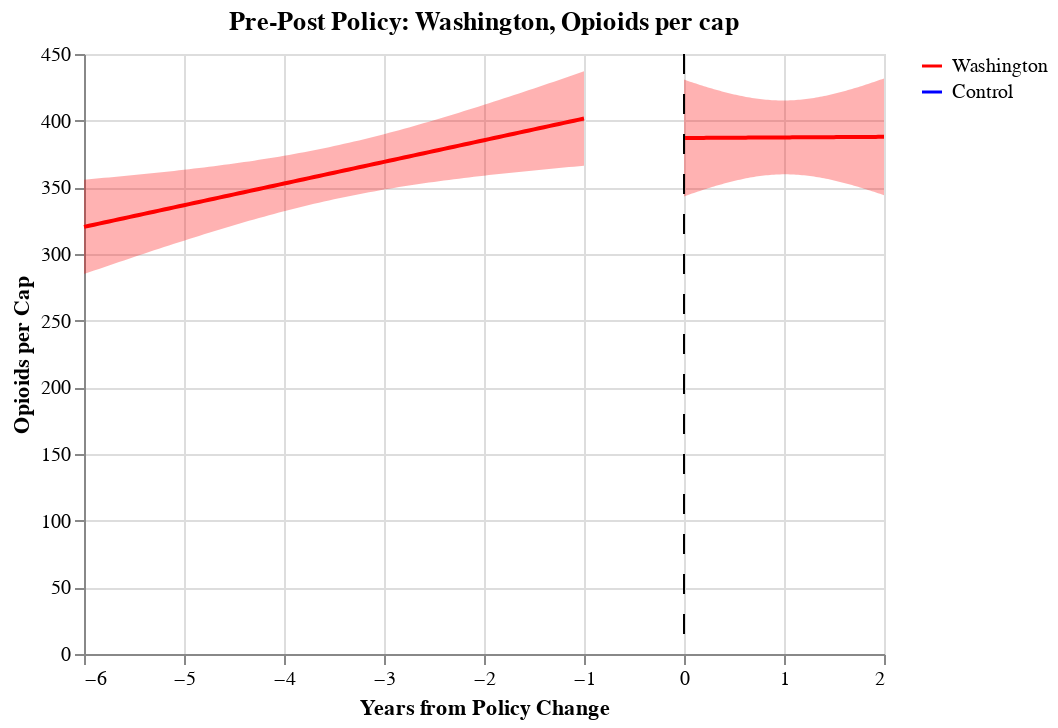

Source (notebook cell):
### Code cell
# Washington buyers pre/post plot
# Stuffs for making legends
legend = alt.Chart(wa_opi_before).transform_calculate(fl= "'Washington'", control="'control'")
scale = alt.Scale(domain=["Washington", "Control"], range=['red', 'blue'])

before = alt.Chart(
    wa_opi_before, title="Pre-Post Policy: Washington, Opioids per cap"
).encode(x="policy_years", y=alt.Y("MME_per_cap", title="Opioids per Cap"), color=alt.Color('fl:N', scale=scale, title=''))
base = before.transform_regression("policy_years", "MME_per_cap").mark_line()
after = alt.Chart(
    wa_opi_after, title="Pre-Post Policy: Washington, Opioids per cap"
).encode(x="policy_years", y="MME_per_cap", color=alt.Color('control:N', scale=scale, title=''))
base2 = after.transform_regression("policy_years", "MME_per_cap").mark_line()

fit, before_line = get_reg_fit(
    wa_opi_before[wa_opi_before["is_control"] == 1],
    yvar="MME_per_cap",
    xvar="policy_years",
    alpha=0.05,
    col="blue",
)
fit, before_line2 = get_reg_fit(
    wa_opi_before[wa_opi_before["is_control"] == 0],
    yvar="MME_per_cap",
    xvar="policy_years",
    alpha=0.05,
    col="red"
)
fit, after_line = get_reg_fit(
    wa_opi_after[wa_opi_after["is_control"] == 1],
    yvar="MME_per_cap",
    xvar="policy_years",
    alpha=0.05,
    col="blue",
)
fit, after_line2 = get_reg_fit(
    wa_opi_after[wa_opi_after["is_control"] == 0],
    yvar="MME_per_cap",
    xvar="policy_years",
    alpha=0.05,
    col="red"
)

wa_pre_post = base + before_line2 + after_line2 +sep_line
wa_pre_post

### Figure 1 — Vega-Lite specification as saved in the notebook (floating-point values rounded to 4 significant figures; data arrays with more than 128 entries replaced by an {"elided": "..."} marker saying what was removed)
{"config": {"view": {"continuousWidth": 400, "continuousHeight": 300}}, "layer": [{"data": {"name": "data-1967c913b188cb48ea596ca42331b984"}, "mark": "line", "encoding": {"color": {"type": "nominal", "field": "fl", "scale": {"domain": ["Washington", "Control"], "range": ["red", "blue"]}, "title": ""}, "x": {"type": "quantitative", "field": "policy_years"}, "y": {"type": "quantitative", "field": "MME_per_cap", "title": "Opioids per Cap"}}, "title": "Pre-Post Policy: Washington, Opioids per cap", "transform": [{"on": "policy_years", "regression": "MME_per_cap"}]}, {"layer": [{"mark": {"type": "errorband", "color": "red"}, "encoding": {"x": {"type": "quantitative", "field": "policy_years"}, "y": {"type": "quantitative", "field": "ci_low", "title": ""}, "y2": {"field": "ci_high"}}}, {"mark": {"type": "line", "color": "red"}, "encoding": {"x": {"type": "quantitative", "axis": {"title": "Years from Policy Change"}, "field": "policy_years"}, "y": {"type": "quantitative", "axis": {"title": ""}, "field": "MME_per_cap"}}}], "data": {"name": "data-afdebc66f932b32690131dfd9faa62b4"}}, {"layer": [{"mark": {"type": "errorband", "color": "red"}, "encoding": {"x": {"type": "quantitative", "field": "policy_years"}, "y": {"type": "quantitative", "field": "ci_low", "title": ""}, "y2": {"field": "ci_high"}}}, {"mark": {"type": "line", "color": "red"}, "encoding": {"x": {"type": "quantitative", "axis": {"title": "Years from Policy Change"}, "field": "policy_years"}, "y": {"type": "quantitative", "axis": {"title": ""}, "field": "MME_per_cap"}}}], "data": {"name": "data-69060df9ac0b3f1584384bf630afbed6"}}, {"data": {"name": "data-1cf7c250840e3c595c11ebf7ebbb5cbe"}, "mark": {"type": "rule", "color": "black", "strokeDash": [10, 10]}, "encoding": {"x": {"type": "quantitative", "field": "a", "title": ""}}}], "$schema": "https://vega.github.io/schema/vega-lite/v4.8.1.json", "datasets": {"data-1967c913b188cb48ea596ca42331b984": {"elided": "969 records"}, "data-afdebc66f932b32690131dfd9faa62b4": [{"policy_years": -6.0, "MME_per_cap": 320.4, "ci_low": 285.0, "ci_high": 355.8}, {"policy_years": -5.95, "MME_per_cap": 321.2, "ci_low": 286.3, "ci_high": 356.1}, {"policy_years": -5.9, "MME_per_cap": 322.0, "ci_low": 287.5, "ci_high": 356.4}, {"policy_years": -5.85, "MME_per_cap": 322.8, "ci_low": 288.8, "ci_high": 356.8}, {"policy_years": -5.8, "MME_per_cap": 323.6, "ci_low": 290.1, "ci_high": 357.1}, {"policy_years": -5.75, "MME_per_cap": 324.4, "ci_low": 291.4, "ci_high": 357.5}, {"policy_years": -5.7, "MME_per_cap": 325.2, "ci_low": 292.7, "ci_high": 357.8}, {"policy_years": -5.65, "MME_per_cap": 326.0, "ci_low": 293.9, "ci_high": 358.2}, {"policy_years": -5.6, "MME_per_cap": 326.9, "ci_low": 295.2, "ci_high": 358.5}, {"policy_years": -5.55, "MME_per_cap": 327.7, "ci_low": 296.5, "ci_high": 358.9}, {"policy_years": -5.5, "MME_per_cap": 328.5, "ci_low": 297.7, "ci_high": 359.2}, {"policy_years": -5.45, "MME_per_cap": 329.3, "ci_low": 299.0, "ci_high": 359.6}, {"policy_years": -5.4, "MME_per_cap": 330.1, "ci_low": 300.2, "ci_high": 360.0}, {"policy_years": -5.35, "MME_per_cap": 330.9, "ci_low": 301.5, "ci_high": 360.4}, {"policy_years": -5.3, "MME_per_cap": 331.7, "ci_low": 302.7, "ci_high": 360.7}, {"policy_years": -5.25, "MME_per_cap": 332.5, "ci_low": 304.0, "ci_high": 361.1}, {"policy_years": -5.2, "MME_per_cap": 333.4, "ci_low": 305.2, "ci_high": 361.5}, {"policy_years": -5.15, "MME_per_cap": 334.2, "ci_low": 306.4, "ci_high": 361.9}, {"policy_years": -5.1, "MME_per_cap": 335.0, "ci_low": 307.6, "ci_high": 362.3}, {"policy_years": -5.05, "MME_per_cap": 335.8, "ci_low": 308.8, "ci_high": 362.8}, {"policy_years": -5.0, "MME_per_cap": 336.6, "ci_low": 310.0, "ci_high": 363.2}, {"policy_years": -4.95, "MME_per_cap": 337.4, "ci_low": 311.2, "ci_high": 363.6}, {"policy_years": -4.9, "MME_per_cap": 338.2, "ci_low": 312.4, "ci_high": 364.0}, {"policy_years": -4.85, "MME_per_cap": 339.0, "ci_low": 313.6, "ci_high": 364.5}, {"policy_years": -4.8, "MME_per_cap": 339.9, "ci_low": 314.8, "ci_high": 364.9}, {"policy_years": -4.75, "MME_per_cap": 340.7, "ci_low": 315.9, "ci_high": 365.4}, {"policy_years": -4.7, "MME_per_cap": 341.5, "ci_low": 317.1, "ci_high": 365.9}, {"policy_years": -4.65, "MME_per_cap": 342.3, "ci_low": 318.2, "ci_high": 366.4}, {"policy_years": -4.6, "MME_per_cap": 343.1, "ci_low": 319.4, "ci_high": 366.9}, {"policy_years": -4.55, "MME_per_cap": 343.9, "ci_low": 320.5, "ci_high": 367.4}, {"policy_years": -4.5, "MME_per_cap": 344.7, "ci_low": 321.6, "ci_high": 367.9}, {"policy_years": -4.45, "MME_per_cap": 345.5, "ci_low": 322.7, "ci_high": 368.4}, {"policy_years": -4.4, "MME_per_cap": 346.4, "ci_low": 323.8, "ci_high": 368.9}, {"policy_years": -4.35, "MME_per_cap": 347.2, "ci_low": 324.9, "ci_high": 369.5}, {"policy_years": -4.3, "MME_per_cap": 348.0, "ci_low": 325.9, "ci_high": 370.0}, {"policy_years": -4.25, "MME_per_cap": 348.8, "ci_low": 327.0, "ci_high": 370.6}, {"policy_years": -4.2, "MME_per_cap": 349.6, "ci_low": 328.0, "ci_high": 371.2}, {"policy_years": -4.15, "MME_per_cap": 350.4, "ci_low": 329.0, "ci_high": 371.8}, {"policy_years": -4.1, "MME_per_cap": 351.2, "ci_low": 330.1, "ci_high": 372.4}, {"policy_years": -4.05, "MME_per_cap": 352.0, "ci_low": 331.1, "ci_high": 373.0}, {"policy_years": -4.0, "MME_per_cap": 352.8, "ci_low": 332.0, "ci_high": 373.7}, {"policy_years": -3.95, "MME_per_cap": 353.7, "ci_low": 333.0, "ci_high": 374.3}, {"policy_years": -3.9, "MME_per_cap": 354.5, "ci_low": 334.0, "ci_high": 375.0}, {"policy_years": -3.85, "MME_per_cap": 355.3, "ci_low": 334.9, "ci_high": 375.7}, {"policy_years": -3.8, "MME_per_cap": 356.1, "ci_low": 335.8, "ci_high": 376.4}, {"policy_years": -3.75, "MME_per_cap": 356.9, "ci_low": 336.7, "ci_high": 377.1}, {"policy_years": -3.7, "MME_per_cap": 357.7, "ci_low": 337.6, "ci_high": 377.8}, {"policy_years": -3.65, "MME_per_cap": 358.5, "ci_low": 338.5, "ci_high": 378.6}, {"policy_years": -3.6, "MME_per_cap": 359.3, "ci_low": 339.3, "ci_high": 379.3}, {"policy_years": -3.55, "MME_per_cap": 360.2, "ci_low": 340.2, "ci_high": 380.1}, {"policy_years": -3.5, "MME_per_cap": 361.0, "ci_low": 341.0, "ci_high": 380.9}, {"policy_years": -3.45, "MME_per_cap": 361.8, "ci_low": 341.8, "ci_high": 381.8}, {"policy_years": -3.4, "MME_per_cap": 362.6, "ci_low": 342.6, "ci_high": 382.6}, {"policy_years": -3.35, "MME_per_cap": 363.4, "ci_low": 343.4, "ci_high": 383.4}, {"policy_years": -3.3, "MME_per_cap": 364.2, "ci_low": 344.1, "ci_high": 384.3}, {"policy_years": -3.25, "MME_per_cap": 365.0, "ci_low": 344.8, "ci_high": 385.2}, {"policy_years": -3.2, "MME_per_cap": 365.8, "ci_low": 345.6, "ci_high": 386.1}, {"policy_years": -3.15, "MME_per_cap": 366.7, "ci_low": 346.3, "ci_high": 387.0}, {"policy_years": -3.1, "MME_per_cap": 367.5, "ci_low": 347.0, "ci_high": 388.0}, {"policy_years": -3.05, "MME_per_cap": 368.3, "ci_low": 347.6, "ci_high": 388.9}, {"policy_years": -3.0, "MME_per_cap": 369.1, "ci_low": 348.3, "ci_high": 389.9}, {"policy_years": -2.95, "MME_per_cap": 369.9, "ci_low": 348.9, "ci_high": 390.9}, {"policy_years": -2.9, "MME_per_cap": 370.7, "ci_low": 349.5, "ci_high": 391.9}, {"policy_years": -2.85, "MME_per_cap": 371.5, "ci_low": 350.2, "ci_high": 392.9}, {"policy_years": -2.8, "MME_per_cap": 372.3, "ci_low": 350.8, "ci_high": 393.9}, {"policy_years": -2.75, "MME_per_cap": 373.2, "ci_low": 351.3, "ci_high": 395.0}, {"policy_years": -2.7, "MME_per_cap": 374.0, "ci_low": 351.9, "ci_high": 396.0}, {"policy_years": -2.65, "MME_per_cap": 374.8, "ci_low": 352.5, "ci_high": 397.1}, {"policy_years": -2.6, "MME_per_cap": 375.6, "ci_low": 353.0, "ci_high": 398.2}, {"policy_years": -2.55, "MME_per_cap": 376.4, "ci_low": 353.5, "ci_high": 399.2}, {"policy_years": -2.5, "MME_per_cap": 377.2, "ci_low": 354.1, "ci_high": 400.4}, {"policy_years": -2.45, "MME_per_cap": 378.0, "ci_low": 354.6, "ci_high": 401.5}, {"policy_years": -2.4, "MME_per_cap": 378.8, "ci_low": 355.1, "ci_high": 402.6}, {"policy_years": -2.35, "MME_per_cap": 379.6, "ci_low": 355.6, "ci_high": 403.7}, {"policy_years": -2.3, "MME_per_cap": 380.5, "ci_low": 356.1, "ci_high": 404.9}, {"policy_years": -2.25, "MME_per_cap": 381.3, "ci_low": 356.5, "ci_high": 406.0}, {"policy_years": -2.2, "MME_per_cap": 382.1, "ci_low": 357.0, "ci_high": 407.2}, {"policy_years": -2.15, "MME_per_cap": 382.9, "ci_low": 357.4, "ci_high": 408.3}, {"policy_years": -2.1, "MME_per_cap": 383.7, "ci_low": 357.9, "ci_high": 409.5}, {"policy_years": -2.05, "MME_per_cap": 384.5, "ci_low": 358.3, "ci_high": 410.7}, {"policy_years": -2.0, "MME_per_cap": 385.3, "ci_low": 358.8, "ci_high": 411.9}, {"policy_years": -1.95, "MME_per_cap": 386.1, "ci_low": 359.2, "ci_high": 413.1}, {"policy_years": -1.9, "MME_per_cap": 387.0, "ci_low": 359.6, "ci_high": 414.3}, {"policy_years": -1.85, "MME_per_cap": 387.8, "ci_low": 360.0, "ci_high": 415.5}, {"policy_years": -1.8, "MME_per_cap": 388.6, "ci_low": 360.4, "ci_high": 416.8}, {"policy_years": -1.75, "MME_per_cap": 389.4, "ci_low": 360.8, "ci_high": 418.0}, {"policy_years": -1.7, "MME_per_cap": 390.2, "ci_low": 361.2, "ci_high": 419.2}, {"policy_years": -1.65, "MME_per_cap": 391.0, "ci_low": 361.6, "ci_high": 420.5}, {"policy_years": -1.6, "MME_per_cap": 391.8, "ci_low": 362.0, "ci_high": 421.7}, {"policy_years": -1.55, "MME_per_cap": 392.6, "ci_low": 362.3, "ci_high": 422.9}, {"policy_years": -1.5, "MME_per_cap": 393.5, "ci_low": 362.7, "ci_high": 424.2}, {"policy_years": -1.45, "MME_per_cap": 394.3, "ci_low": 363.1, "ci_high": 425.5}, {"policy_years": -1.4, "MME_per_cap": 395.1, "ci_low": 363.4, "ci_high": 426.7}, {"policy_years": -1.35, "MME_per_cap": 395.9, "ci_low": 363.8, "ci_high": 428.0}, {"policy_years": -1.3, "MME_per_cap": 396.7, "ci_low": 364.1, "ci_high": 429.3}, {"policy_years": -1.25, "MME_per_cap": 397.5, "ci_low": 364.5, "ci_high": 430.5}, {"policy_years": -1.2, "MME_per_cap": 398.3, "ci_low": 364.8, "ci_high": 431.8}, {"policy_years": -1.15, "MME_per_cap": 399.1, "ci_low": 365.2, "ci_high": 433.1}, {"policy_years": -1.1, "MME_per_cap": 400.0, "ci_low": 365.5, "ci_high": 434.4}, {"policy_years": -1.05, "MME_per_cap": 400.8, "ci_low": 365.8, "ci_high": 435.7}, {"policy_years": -1.0, "MME_per_cap": 401.6, "ci_low": 366.2, "ci_high": 437.0}], "data-69060df9ac0b3f1584384bf630afbed6": [{"policy_years": 0.0, "MME_per_cap": 387.0, "ci_low": 343.2, "ci_high": 430.8}, {"policy_years": 0.02, "MME_per_cap": 387.0, "ci_low": 343.7, "ci_high": 430.3}, {"policy_years": 0.04, "MME_per_cap": 387.0, "ci_low": 344.3, "ci_high": 429.8}, {"policy_years": 0.06, "MME_per_cap": 387.0, "ci_low": 344.8, "ci_high": 429.3}, {"policy_years": 0.08, "MME_per_cap": 387.0, "ci_low": 345.3, "ci_high": 428.8}, {"policy_years": 0.1, "MME_per_cap": 387.0, "ci_low": 345.8, "ci_high": 428.3}, {"policy_years": 0.12, "MME_per_cap": 387.1, "ci_low": 346.3, "ci_high": 427.8}, {"policy_years": 0.14, "MME_per_cap": 387.1, "ci_low": 346.8, "ci_high": 427.3}, {"policy_years": 0.16, "MME_per_cap": 387.1, "ci_low": 347.3, "ci_high": 426.8}, {"policy_years": 0.18, "MME_per_cap": 387.1, "ci_low": 347.8, "ci_high": 426.3}, {"policy_years": 0.2, "MME_per_cap": 387.1, "ci_low": 348.3, "ci_high": 425.9}, {"policy_years": 0.22, "MME_per_cap": 387.1, "ci_low": 348.8, "ci_high": 425.4}, {"policy_years": 0.24, "MME_per_cap": 387.1, "ci_low": 349.3, "ci_high": 425.0}, {"policy_years": 0.26, "MME_per_cap": 387.1, "ci_low": 349.7, "ci_high": 424.5}, {"policy_years": 0.28, "MME_per_cap": 387.1, "ci_low": 350.2, "ci_high": 424.1}, {"policy_years": 0.3, "MME_per_cap": 387.1, "ci_low": 350.6, "ci_high": 423.6}, {"policy_years": 0.32, "MME_per_cap": 387.1, "ci_low": 351.1, "ci_high": 423.2}, {"policy_years": 0.34, "MME_per_cap": 387.2, "ci_low": 351.5, "ci_high": 422.8}, {"policy_years": 0.36, "MME_per_cap": 387.2, "ci_low": 352.0, "ci_high": 422.4}, {"policy_years": 0.38, "MME_per_cap": 387.2, "ci_low": 352.4, "ci_high": 422.0}, {"policy_years": 0.4, "MME_per_cap": 387.2, "ci_low": 352.8, "ci_high": 421.6}, {"policy_years": 0.42, "MME_per_cap": 387.2, "ci_low": 353.2, "ci_high": 421.2}, {"policy_years": 0.44, "MME_per_cap": 387.2, "ci_low": 353.6, "ci_high": 420.8}, {"policy_years": 0.46, "MME_per_cap": 387.2, "ci_low": 354.0, "ci_high": 420.4}, {"policy_years": 0.48, "MME_per_cap": 387.2, "ci_low": 354.4, "ci_high": 420.1}, {"policy_years": 0.5, "MME_per_cap": 387.2, "ci_low": 354.7, "ci_high": 419.7}, {"policy_years": 0.52, "MME_per_cap": 387.2, "ci_low": 355.1, "ci_high": 419.4}, {"policy_years": 0.54, "MME_per_cap": 387.2, "ci_low": 355.4, "ci_high": 419.0}, {"policy_years": 0.56, "MME_per_cap": 387.2, "ci_low": 355.8, "ci_high": 418.7}, {"policy_years": 0.58, "MME_per_cap": 387.3, "ci_low": 356.1, "ci_high": 418.4}, {"policy_years": 0.6, "MME_per_cap": 387.3, "ci_low": 356.4, "ci_high": 418.1}, {"policy_years": 0.62, "MME_per_cap": 387.3, "ci_low": 356.7, "ci_high": 417.8}, {"policy_years": 0.64, "MME_per_cap": 387.3, "ci_low": 357.0, "ci_high": 417.6}, {"policy_years": 0.66, "MME_per_cap": 387.3, "ci_low": 357.3, "ci_high": 417.3}, {"policy_years": 0.68, "MME_per_cap": 387.3, "ci_low": 357.5, "ci_high": 417.1}, {"policy_years": 0.7, "MME_per_cap": 387.3, "ci_low": 357.8, "ci_high": 416.8}, {"policy_years": 0.72, "MME_per_cap": 387.3, "ci_low": 358.0, "ci_high": 416.6}, {"policy_years": 0.74, "MME_per_cap": 387.3, "ci_low": 358.3, "ci_high": 416.4}, {"policy_years": 0.76, "MME_per_cap": 387.3, "ci_low": 358.5, "ci_high": 416.2}, {"policy_years": 0.78, "MME_per_cap": 387.3, "ci_low": 358.7, "ci_high": 416.0}, {"policy_years": 0.8, "MME_per_cap": 387.4, "ci_low": 358.8, "ci_high": 415.9}, {"policy_years": 0.82, "MME_per_cap": 387.4, "ci_low": 359.0, "ci_high": 415.7}, {"policy_years": 0.84, "MME_per_cap": 387.4, "ci_low": 359.1, "ci_high": 415.6}, {"policy_years": 0.86, "MME_per_cap": 387.4, "ci_low": 359.3, "ci_high": 415.5}, {"policy_years": 0.88, "MME_per_cap": 387.4, "ci_low": 359.4, "ci_high": 415.4}, {"policy_years": 0.9, "MME_per_cap": 387.4, "ci_low": 359.5, "ci_high": 415.3}, {"policy_years": 0.92, "MME_per_cap": 387.4, "ci_low": 359.6, "ci_high": 415.2}, {"policy_years": 0.94, "MME_per_cap": 387.4, "ci_low": 359.6, "ci_high": 415.2}, {"policy_years": 0.96, "MME_per_cap": 387.4, "ci_low": 359.7, "ci_high": 415.2}, {"policy_years": 0.98, "MME_per_cap": 387.4, "ci_low": 359.7, "ci_high": 415.1}, {"policy_years": 1.0, "MME_per_cap": 387.4, "ci_low": 359.7, "ci_high": 415.1}, {"policy_years": 1.02, "MME_per_cap": 387.4, "ci_low": 359.7, "ci_high": 415.2}, {"policy_years": 1.04, "MME_per_cap": 387.5, "ci_low": 359.7, "ci_high": 415.2}, {"policy_years": 1.06, "MME_per_cap": 387.5, "ci_low": 359.7, "ci_high": 415.2}, {"policy_years": 1.08, "MME_per_cap": 387.5, "ci_low": 359.6, "ci_high": 415.3}, {"policy_years": 1.1, "MME_per_cap": 387.5, "ci_low": 359.6, "ci_high": 415.4}, {"policy_years": 1.12, "MME_per_cap": 387.5, "ci_low": 359.5, "ci_high": 415.5}, {"policy_years": 1.14, "MME_per_cap": 387.5, "ci_low": 359.4, "ci_high": 415.6}, {"policy_years": 1.16, "MME_per_cap": 387.5, "ci_low": 359.3, "ci_high": 415.7}, {"policy_years": 1.18, "MME_per_cap": 387.5, "ci_low": 359.1, "ci_high": 415.9}, {"policy_years": 1.2, "MME_per_cap": 387.5, "ci_low": 359.0, "ci_high": 416.0}, {"policy_years": 1.22, "MME_per_cap": 387.5, "ci_low": 358.8, "ci_high": 416.2}, {"policy_years": 1.24, "MME_per_cap": 387.5, "ci_low": 358.7, "ci_high": 416.4}, {"policy_years": 1.26, "MME_per_cap": 387.6, "ci_low": 358.5, "ci_high": 416.6}, {"policy_years": 1.28, "MME_per_cap": 387.6, "ci_low": 358.3, "ci_high": 416.8}, {"policy_years": 1.3, "MME_per_cap": 387.6, "ci_low": 358.1, "ci_high": 417.1}, {"policy_years": 1.32, "MME_per_cap": 387.6, "ci_low": 357.8, "ci_high": 417.3}, {"policy_years": 1.34, "MME_per_cap": 387.6, "ci_low": 357.6, "ci_high": 417.6}, {"policy_years": 1.36, "MME_per_cap": 387.6, "ci_low": 357.3, "ci_high": 417.9}, {"policy_years": 1.38, "MME_per_cap": 387.6, "ci_low": 357.0, "ci_high": 418.2}, {"policy_years": 1.4, "MME_per_cap": 387.6, "ci_low": 356.8, "ci_high": 418.5}, {"policy_years": 1.42, "MME_per_cap": 387.6, "ci_low": 356.5, "ci_high": 418.8}, {"policy_years": 1.44, "MME_per_cap": 387.6, "ci_low": 356.2, "ci_high": 419.1}, {"policy_years": 1.46, "MME_per_cap": 387.6, "ci_low": 355.8, "ci_high": 419.4}, {"policy_years": 1.48, "MME_per_cap": 387.6, "ci_low": 355.5, "ci_high": 419.8}, {"policy_years": 1.5, "MME_per_cap": 387.7, "ci_low": 355.2, "ci_high": 420.1}, {"policy_years": 1.52, "MME_per_cap": 387.7, "ci_low": 354.8, "ci_high": 420.5}, {"policy_years": 1.54, "MME_per_cap": 387.7, "ci_low": 354.5, "ci_high": 420.9}, {"policy_years": 1.56, "MME_per_cap": 387.7, "ci_low": 354.1, "ci_high": 421.3}, {"policy_years": 1.58, "MME_per_cap": 387.7, "ci_low": 353.7, "ci_high": 421.7}, {"policy_years": 1.6, "MME_per_cap": 387.7, "ci_low": 353.3, "ci_high": 422.1}, {"policy_years": 1.62, "MME_per_cap": 387.7, "ci_low": 352.9, "ci_high": 422.5}, {"policy_years": 1.64, "MME_per_cap": 387.7, "ci_low": 352.5, "ci_high": 422.9}, {"policy_years": 1.66, "MME_per_cap": 387.7, "ci_low": 352.1, "ci_high": 423.3}, {"policy_years": 1.68, "MME_per_cap": 387.7, "ci_low": 351.7, "ci_high": 423.8}, {"policy_years": 1.7, "MME_per_cap": 387.7, "ci_low": 351.3, "ci_high": 424.2}, {"policy_years": 1.72, "MME_per_cap": 387.7, "ci_low": 350.8, "ci_high": 424.7}, {"policy_years": 1.74, "MME_per_cap": 387.8, "ci_low": 350.4, "ci_high": 425.1}, {"policy_years": 1.76, "MME_per_cap": 387.8, "ci_low": 349.9, "ci_high": 425.6}, {"policy_years": 1.78, "MME_per_cap": 387.8, "ci_low": 349.5, "ci_high": 426.1}, {"policy_years": 1.8, "MME_per_cap": 387.8, "ci_low": 349.0, "ci_high": 426.6}, {"policy_years": 1.82, "MME_per_cap": 387.8, "ci_low": 348.5, "ci_high": 427.1}, {"policy_years": 1.84, "MME_per_cap": 387.8, "ci_low": 348.1, "ci_high": 427.5}, {"policy_years": 1.86, "MME_per_cap": 387.8, "ci_low": 347.6, "ci_high": 428.0}, {"policy_years": 1.88, "MME_per_cap": 387.8, "ci_low": 347.1, "ci_high": 428.5}, {"policy_years": 1.9, "MME_per_cap": 387.8, "ci_low": 346.6, "ci_high": 429.1}, {"policy_years": 1.92, "MME_per_cap": 387.8, "ci_low": 346.1, "ci_high": 429.6}, {"policy_years": 1.94, "MME_per_cap": 387.8, "ci_low": 345.6, "ci_high": 430.1}, {"policy_years": 1.96, "MME_per_cap": 387.9, "ci_low": 345.1, "ci_high": 430.6}, {"policy_years": 1.98, "MME_per_cap": 387.9, "ci_low": 344.6, "ci_high": 431.1}, {"policy_years": 2.0, "MME_per_cap": 387.9, "ci_low": 344.1, "ci_high": 431.7}], "data-1cf7c250840e3c595c11ebf7ebbb5cbe": [{"a": 0}]}}
